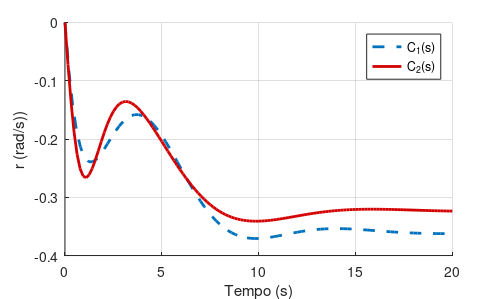

Here is the MATLAB script that generated this plot:
% Define system matrices
A = [-0.0558 -1 0.0802 0.0416;
    0.598 -0.115 -0.0318 0;
    -3.05 0.388 -0.465 0;
    0 0.0805 1 0];
B = [0.00729; -0.475; 0.153; 0];
C = [0 1 0 0];
d = 0;

a = tf(10, [1 10]);

sys = ss(A,B,C,d);

sys_feedback_1 = feedback(sys, -2.6981);
sys_feedback_2 = feedback(sys, tf(-3.022, [0.3268, 1]));

%[y_1,t_1] = impulse(sys_feedback_1);
%[y_2,t_2] = impulse(sys_feedback_2);
[y_1,t_1] = step(sys_feedback_1);
[y_2,t_2] = step(sys_feedback_2);


% --- Time-Domain Impulse Response ---
h = figure;
hold on;
plot(t_1,  squeeze(y_1),'--', 'LineWidth',2);
plot(t_2,  squeeze(y_2), 'LineWidth',2, 'Color', '#D20000');
%fontsize(12,"points");
xlabel('Tempo (s)');
ylabel('r (rad/s))')
grid on;

legend("C_1(s)", "C_2(s)")


set(h,'Position', [0 0 500 300]);
set(h,'Units','Inches');
pos = get(h,'Position');
set(h,'PaperPositionMode','Auto','PaperUnits','Inches','PaperSize',[pos(3), pos(4)])
print(h,'output','-dpdf','-r0')